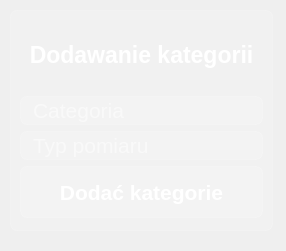
<?xml version="1.0" encoding="UTF-8"?>
<ui version="4.0">
 <class>Dialog</class>
 <widget class="QDialog" name="Dialog">
  <property name="geometry">
   <rect>
    <x>0</x>
    <y>0</y>
    <width>286</width>
    <height>251</height>
   </rect>
  </property>
  <property name="windowTitle">
   <string>Dialog</string>
  </property>
  <property name="styleSheet">
   <string notr="true">background-color: qlineargradient(spread:pad, x1:1, y1:1, x2:0, y2:0,
  stop:0 rgba(128, 128, 128, 255), /* Світло-сірий */
  stop:0.427447 rgba(105, 105, 105, 235), /* Сірий */
  stop:1 rgba(84, 84, 84, 255) /* Темно-сірий */
);
</string>
  </property>
  <widget class="QFrame" name="frame">
   <property name="geometry">
    <rect>
     <x>10</x>
     <y>10</y>
     <width>263</width>
     <height>221</height>
    </rect>
   </property>
   <property name="styleSheet">
    <string notr="true">background-color: rgba(255, 255, 255, 30);
border: 1px solid rgba(255,255,255,40);
border-radius: 7px;</string>
   </property>
   <property name="frameShape">
    <enum>QFrame::StyledPanel</enum>
   </property>
   <property name="frameShadow">
    <enum>QFrame::Raised</enum>
   </property>
   <layout class="QVBoxLayout" name="verticalLayout">
    <item>
     <widget class="QLabel" name="le_title">
      <property name="maximumSize">
       <size>
        <width>16777215</width>
        <height>70</height>
       </size>
      </property>
      <property name="font">
       <font>
        <pointsize>17</pointsize>
        <bold>true</bold>
       </font>
      </property>
      <property name="styleSheet">
       <string notr="true">color: white;
font-weight: bold;
font-size: 17pt;
background-color: none;
border: none;
</string>
      </property>
      <property name="text">
       <string>Dodawanie kategorii</string>
      </property>
      <property name="alignment">
       <set>Qt::AlignCenter</set>
      </property>
     </widget>
    </item>
    <item>
     <widget class="QLineEdit" name="le_category">
      <property name="styleSheet">
       <string notr="true">font-size: 16pt;
color: white;
padding-left: 10px;</string>
      </property>
      <property name="text">
       <string/>
      </property>
      <property name="placeholderText">
       <string>Categoria</string>
      </property>
     </widget>
    </item>
    <item>
     <widget class="QLineEdit" name="le_measurement">
      <property name="styleSheet">
       <string notr="true">font-size: 16pt;
color: white;
padding-left: 10px;</string>
      </property>
      <property name="text">
       <string/>
      </property>
      <property name="placeholderText">
       <string>Typ pomiaru</string>
      </property>
     </widget>
    </item>
    <item>
     <widget class="QPushButton" name="button_save_category">
      <property name="font">
       <font>
        <pointsize>16</pointsize>
        <italic>false</italic>
        <bold>true</bold>
       </font>
      </property>
      <property name="styleSheet">
       <string notr="true">QPushButton{
	 color: rgb(255, 255, 255);
     background-color:rgba(255,255,255,30);
     border: 1px solid rgba(255,255,255,40);
     border-radius:7px;
	 width: 230;
	 height: 50;
}
QPushButton:hover{
	 background-color:rgba(255,255,255,40);
}
QPushButton:pressed{
	 background-color:rgba(255,255,255,70);
}</string>
      </property>
      <property name="text">
       <string>Dodać kategorie</string>
      </property>
      <property name="icon">
       <iconset>
        <normaloff>:/icons/icons/post_add_white_24dp.svg</normaloff>:/icons/icons/post_add_white_24dp.svg</iconset>
      </property>
      <property name="iconSize">
       <size>
        <width>24</width>
        <height>24</height>
       </size>
      </property>
     </widget>
    </item>
   </layout>
  </widget>
 </widget>
 <resources/>
 <connections/>
</ui>
